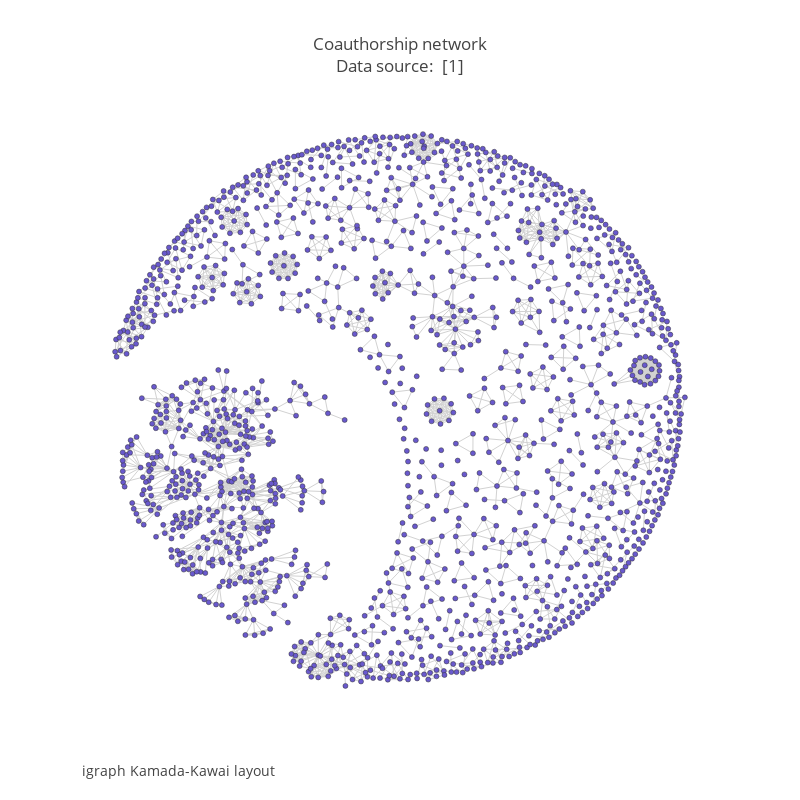

Write notebook code for a chart like this one.
### Code cell
fig1 = go.Figure(data=[trace1, trace2], layout=layout)
fig1.show()

### Figure 1 — Plotly figure (JSON) as saved in the notebook; plotly's stock layout.template omitted (floating-point values rounded to 4 significant figures; data arrays with more than 128 entries replaced by an {"elided": "..."} marker saying what was removed)
{"data": [{"hoverinfo": "none", "line": {"color": "rgb(210,210,210)", "width": 1}, "mode": "lines", "type": "scatter", "x": {"elided": "8226 float values"}, "y": {"elided": "8226 float values"}}, {"hoverinfo": "text", "marker": {"color": "#6959CD", "line": {"color": "rgb(50,50,50)", "width": 0.5}, "size": 5}, "mode": "markers", "text": {"elided": "1589 str values"}, "type": "scatter", "x": {"elided": "1589 float values"}, "y": {"elided": "1589 float values"}}], "layout": {"annotations": [{"font": {"size": 14}, "showarrow": false, "text": "igraph Kamada-Kawai layout", "x": 0, "xanchor": "left", "xref": "paper", "y": -0.1, "yanchor": "bottom", "yref": "paper"}], "autosize": false, "font": {"size": 12}, "height": 800, "hovermode": "closest", "showlegend": false, "title": {"text": "Coauthorship network<br>Data source: <a href='https://networkdata.ics.uci.edu/data.php?id=11'> [1]</a>"}, "width": 800, "xaxis": {"visible": false}, "yaxis": {"visible": false}}}
